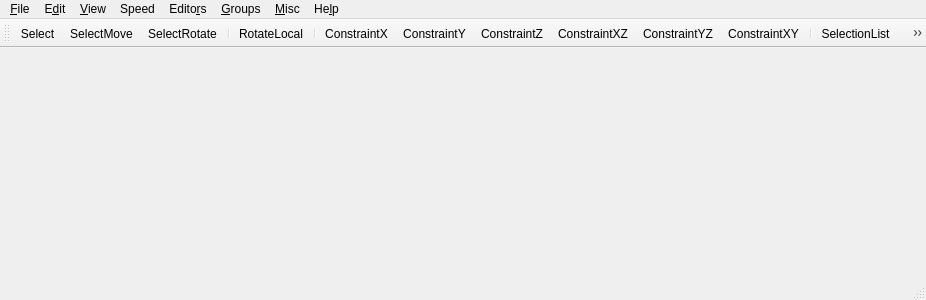
<?xml version="1.0" encoding="UTF-8"?>
<ui version="4.0">
 <class>fso::fred::FredView</class>
 <widget class="QMainWindow" name="fso::fred::FredView">
  <property name="geometry">
   <rect>
    <x>0</x>
    <y>0</y>
    <width>926</width>
    <height>300</height>
   </rect>
  </property>
  <property name="windowTitle">
   <string>qtFRED</string>
  </property>
  <widget class="fso::fred::RenderWidget" name="centralWidget"/>
  <widget class="QMenuBar" name="menuBar">
   <property name="geometry">
    <rect>
     <x>0</x>
     <y>0</y>
     <width>926</width>
     <height>21</height>
    </rect>
   </property>
   <widget class="QMenu" name="menuFile">
    <property name="title">
     <string>&amp;File</string>
    </property>
    <widget class="QMenu" name="menuSave_Format">
     <property name="title">
      <string>Save For&amp;mat</string>
     </property>
     <addaction name="actionFS2_Open"/>
     <addaction name="actionFS2_Retail"/>
    </widget>
    <widget class="QMenu" name="menuImport">
     <property name="title">
      <string>&amp;Import</string>
     </property>
     <addaction name="actionFS1_Mission"/>
     <addaction name="actionFS1_Weapon_Loadouts"/>
    </widget>
    <widget class="QMenu" name="menuRe_cent_Files">
     <property name="title">
      <string>Re&amp;cent Files</string>
     </property>
     <addaction name="actionEmpty"/>
    </widget>
    <addaction name="actionNew"/>
    <addaction name="actionOpen"/>
    <addaction name="actionSave"/>
    <addaction name="actionSave_As"/>
    <addaction name="actionRevert"/>
    <addaction name="separator"/>
    <addaction name="menuSave_Format"/>
    <addaction name="menuImport"/>
    <addaction name="separator"/>
    <addaction name="actionRun_FreeSpace_2_Open"/>
    <addaction name="separator"/>
    <addaction name="menuRe_cent_Files"/>
    <addaction name="separator"/>
    <addaction name="actionExit"/>
   </widget>
   <widget class="QMenu" name="menuEdit">
    <property name="title">
     <string>E&amp;dit</string>
    </property>
    <addaction name="actionUndo"/>
    <addaction name="actionClone_Marked_Objects"/>
    <addaction name="actionDelete"/>
    <addaction name="actionDelete_Wing"/>
    <addaction name="separator"/>
    <addaction name="actionDisable_Undo"/>
   </widget>
   <widget class="QMenu" name="menuView">
    <property name="title">
     <string>&amp;View</string>
    </property>
    <widget class="QMenu" name="menuDisplay_Filter">
     <property name="title">
      <string>&amp;Display Filter</string>
     </property>
     <addaction name="actionShow_Ships"/>
     <addaction name="actionShow_Player_Starts"/>
     <addaction name="actionShow_Waypoints"/>
     <addaction name="separator"/>
    </widget>
    <widget class="QMenu" name="menuViewpoint">
     <property name="title">
      <string>&amp;Viewpoint</string>
     </property>
     <addaction name="actionCamera"/>
     <addaction name="actionCurrent_Ship"/>
    </widget>
    <addaction name="actionTool_Bar"/>
    <addaction name="actionStatus_Bar"/>
    <addaction name="separator"/>
    <addaction name="menuDisplay_Filter"/>
    <addaction name="separator"/>
    <addaction name="actionHide_Marked_Objects"/>
    <addaction name="actionShow_All_Hidden_Objects"/>
    <addaction name="separator"/>
    <addaction name="actionShow_Ship_Models"/>
    <addaction name="actionShow_Outlines"/>
    <addaction name="actionDraw_Outlines_On_Selected_Ships"/>
    <addaction name="actionShow_Ship_Info"/>
    <addaction name="actionShow_Coordinates"/>
    <addaction name="actionShow_Grid_Positions"/>
    <addaction name="actionShow_Distances"/>
    <addaction name="actionShow_Model_Paths"/>
    <addaction name="actionShow_Model_Dock_Points"/>
    <addaction name="actionHighlight_Selectable_Subsystems"/>
    <addaction name="separator"/>
    <addaction name="actionShow_Grid"/>
    <addaction name="actionShow_Horizon"/>
    <addaction name="actionDouble_Fine_Gridlines"/>
    <addaction name="actionAnti_Aliased_Gridlines"/>
    <addaction name="actionShow_3D_Compass"/>
    <addaction name="actionShow_Background"/>
    <addaction name="separator"/>
    <addaction name="menuViewpoint"/>
    <addaction name="actionSave_Camera_Pos"/>
    <addaction name="actionRestore_Camera_Pos"/>
    <addaction name="separator"/>
    <addaction name="actionLighting_from_Suns"/>
   </widget>
   <widget class="QMenu" name="menuSpeed">
    <property name="title">
     <string>Speed</string>
    </property>
    <widget class="QMenu" name="menuMovement">
     <property name="title">
      <string>&amp;Movement</string>
     </property>
     <addaction name="actionx1"/>
     <addaction name="actionx2"/>
     <addaction name="actionx3"/>
     <addaction name="actionx5"/>
     <addaction name="actionx8"/>
     <addaction name="actionx10"/>
     <addaction name="actionx50"/>
     <addaction name="actionx100"/>
    </widget>
    <widget class="QMenu" name="menuRotation">
     <property name="title">
      <string>&amp;Rotation</string>
     </property>
     <addaction name="actionRotx1"/>
     <addaction name="actionRotx5"/>
     <addaction name="actionRotx12"/>
     <addaction name="actionRotx25"/>
     <addaction name="actionRotx50"/>
    </widget>
    <addaction name="menuMovement"/>
    <addaction name="menuRotation"/>
   </widget>
   <widget class="QMenu" name="menuEditors">
    <property name="title">
     <string>Edito&amp;rs</string>
    </property>
    <addaction name="actionShips"/>
    <addaction name="actionWings"/>
    <addaction name="actionObjects"/>
    <addaction name="actionWaypoint_Paths"/>
    <addaction name="actionMission_Objectives"/>
    <addaction name="actionEvents"/>
    <addaction name="actionLoadout"/>
    <addaction name="actionBackground"/>
    <addaction name="actionReinforcements"/>
    <addaction name="actionAsteroid_Field"/>
    <addaction name="actionMission_Specs"/>
    <addaction name="actionBriefing"/>
    <addaction name="actionDebriefing"/>
    <addaction name="actionCommand_Briefing"/>
    <addaction name="actionFiction_Viewer"/>
    <addaction name="actionShield_System"/>
    <addaction name="actionSet_Global_Ship_Flags"/>
    <addaction name="actionVoice_Acting_Manager"/>
    <addaction name="separator"/>
    <addaction name="actionCampaign"/>
   </widget>
   <widget class="QMenu" name="menuGroups">
    <property name="title">
     <string>&amp;Groups</string>
    </property>
    <widget class="QMenu" name="menuSet_Group">
     <property name="title">
      <string>&amp;Set Group</string>
     </property>
     <addaction name="actionSetGroup_1"/>
     <addaction name="actionSetGroup_2"/>
     <addaction name="actionSetGroup_3"/>
     <addaction name="actionSetGroup_4"/>
     <addaction name="actionSetGroup_5"/>
     <addaction name="actionSetGroup_6"/>
     <addaction name="actionSetGroup_7"/>
     <addaction name="actionSetGroup_8"/>
     <addaction name="actionSetGroup_9"/>
    </widget>
    <addaction name="actionGroup_1"/>
    <addaction name="actionGroup_2"/>
    <addaction name="actionGroup_3"/>
    <addaction name="actionGroup_4"/>
    <addaction name="actionGroup_5"/>
    <addaction name="actionGroup_6"/>
    <addaction name="actionGroup_7"/>
    <addaction name="actionGroup_8"/>
    <addaction name="actionGroup_9"/>
    <addaction name="separator"/>
    <addaction name="menuSet_Group"/>
   </widget>
   <widget class="QMenu" name="menuMisc">
    <property name="title">
     <string>&amp;Misc</string>
    </property>
    <addaction name="actionNext_Object"/>
    <addaction name="actionPrev_Object"/>
    <addaction name="actionControl_Object"/>
    <addaction name="actionLevel_Object"/>
    <addaction name="actionAlign_Object"/>
    <addaction name="separator"/>
    <addaction name="actionNext_Subsystem"/>
    <addaction name="actionPrev_Subsystem"/>
    <addaction name="actionCancel_Subsystem"/>
    <addaction name="separator"/>
    <addaction name="actionMark_Wing"/>
    <addaction name="actionAdjust_Grid"/>
    <addaction name="actionMove_Ships_When_Undocking"/>
    <addaction name="actionMission_Statistics"/>
    <addaction name="separator"/>
    <addaction name="actionError_Checker"/>
   </widget>
   <widget class="QMenu" name="menuHelp">
    <property name="title">
     <string>He&amp;lp</string>
    </property>
    <addaction name="actionHelp_Topics"/>
    <addaction name="actionShow_SEXP_Help"/>
    <addaction name="separator"/>
    <addaction name="actionAbout"/>
   </widget>
   <addaction name="menuFile"/>
   <addaction name="menuEdit"/>
   <addaction name="menuView"/>
   <addaction name="menuSpeed"/>
   <addaction name="menuEditors"/>
   <addaction name="menuGroups"/>
   <addaction name="menuMisc"/>
   <addaction name="menuHelp"/>
  </widget>
  <widget class="QStatusBar" name="statusBar"/>
  <widget class="QToolBar" name="toolBar">
   <property name="contextMenuPolicy">
    <enum>Qt::PreventContextMenu</enum>
   </property>
   <property name="windowTitle">
    <string>toolBar</string>
   </property>
   <attribute name="toolBarArea">
    <enum>TopToolBarArea</enum>
   </attribute>
   <attribute name="toolBarBreak">
    <bool>false</bool>
   </attribute>
   <addaction name="actionSelect"/>
   <addaction name="actionSelectMove"/>
   <addaction name="actionSelectRotate"/>
   <addaction name="separator"/>
   <addaction name="actionRotateLocal"/>
   <addaction name="separator"/>
   <addaction name="actionConstrainX"/>
   <addaction name="actionConstrainY"/>
   <addaction name="actionConstrainZ"/>
   <addaction name="actionConstrainXZ"/>
   <addaction name="actionConstrainYZ"/>
   <addaction name="actionConstrainXY"/>
   <addaction name="separator"/>
   <addaction name="actionSelectionList"/>
   <addaction name="actionSelectionLock"/>
   <addaction name="separator"/>
   <addaction name="actionWingForm"/>
   <addaction name="actionWingDisband"/>
   <addaction name="separator"/>
   <addaction name="actionZoomSelected"/>
   <addaction name="actionZoomExtents"/>
   <addaction name="separator"/>
   <addaction name="actionShowDistances"/>
   <addaction name="actionOrbitSelected"/>
   <addaction name="separator"/>
  </widget>
  <action name="actionSelect">
   <property name="checkable">
    <bool>true</bool>
   </property>
   <property name="icon">
    <iconset resource="../resources/resources.qrc">
     <normaloff>:/images/select.png</normaloff>:/images/select.png</iconset>
   </property>
   <property name="text">
    <string>Select</string>
   </property>
   <property name="toolTip">
    <string>Select (S)</string>
   </property>
   <property name="shortcut">
    <string>S</string>
   </property>
  </action>
  <action name="actionSelectMove">
   <property name="checkable">
    <bool>true</bool>
   </property>
   <property name="icon">
    <iconset resource="../resources/resources.qrc">
     <normaloff>:/images/selectmove.png</normaloff>:/images/selectmove.png</iconset>
   </property>
   <property name="text">
    <string>SelectMove</string>
   </property>
   <property name="toolTip">
    <string>Select and Move (M)</string>
   </property>
   <property name="shortcut">
    <string>M</string>
   </property>
  </action>
  <action name="actionSelectRotate">
   <property name="checkable">
    <bool>true</bool>
   </property>
   <property name="icon">
    <iconset resource="../resources/resources.qrc">
     <normaloff>:/images/selectrot.png</normaloff>:/images/selectrot.png</iconset>
   </property>
   <property name="text">
    <string>SelectRotate</string>
   </property>
   <property name="toolTip">
    <string>Select and Rotate (R)</string>
   </property>
   <property name="shortcut">
    <string>R</string>
   </property>
  </action>
  <action name="actionRotateLocal">
   <property name="checkable">
    <bool>true</bool>
   </property>
   <property name="icon">
    <iconset resource="../resources/resources.qrc">
     <normaloff>:/images/rotlocal.png</normaloff>:/images/rotlocal.png</iconset>
   </property>
   <property name="text">
    <string>RotateLocal</string>
   </property>
   <property name="toolTip">
    <string>Rotate Locally (X)</string>
   </property>
   <property name="shortcut">
    <string>X</string>
   </property>
  </action>
  <action name="actionConstrainX">
   <property name="checkable">
    <bool>true</bool>
   </property>
   <property name="icon">
    <iconset resource="../resources/resources.qrc">
     <normaloff>:/images/constx.png</normaloff>:/images/constx.png</iconset>
   </property>
   <property name="text">
    <string>ConstraintX</string>
   </property>
   <property name="toolTip">
    <string>X Constraint</string>
   </property>
  </action>
  <action name="actionConstrainY">
   <property name="checkable">
    <bool>true</bool>
   </property>
   <property name="icon">
    <iconset resource="../resources/resources.qrc">
     <normaloff>:/images/consty.png</normaloff>:/images/consty.png</iconset>
   </property>
   <property name="text">
    <string>ConstraintY</string>
   </property>
   <property name="toolTip">
    <string>Y Constraint</string>
   </property>
  </action>
  <action name="actionConstrainZ">
   <property name="checkable">
    <bool>true</bool>
   </property>
   <property name="icon">
    <iconset resource="../resources/resources.qrc">
     <normaloff>:/images/constz.png</normaloff>:/images/constz.png</iconset>
   </property>
   <property name="text">
    <string>ConstraintZ</string>
   </property>
   <property name="toolTip">
    <string>Z Constraint</string>
   </property>
  </action>
  <action name="actionConstrainXZ">
   <property name="checkable">
    <bool>true</bool>
   </property>
   <property name="icon">
    <iconset resource="../resources/resources.qrc">
     <normaloff>:/images/constxz.png</normaloff>:/images/constxz.png</iconset>
   </property>
   <property name="text">
    <string>ConstraintXZ</string>
   </property>
   <property name="toolTip">
    <string>XZ Constraint</string>
   </property>
  </action>
  <action name="actionConstrainYZ">
   <property name="checkable">
    <bool>true</bool>
   </property>
   <property name="icon">
    <iconset resource="../resources/resources.qrc">
     <normaloff>:/images/constyz.png</normaloff>:/images/constyz.png</iconset>
   </property>
   <property name="text">
    <string>ConstraintYZ</string>
   </property>
   <property name="toolTip">
    <string>YZ Constraint</string>
   </property>
  </action>
  <action name="actionConstrainXY">
   <property name="checkable">
    <bool>true</bool>
   </property>
   <property name="icon">
    <iconset resource="../resources/resources.qrc">
     <normaloff>:/images/constxy.png</normaloff>:/images/constxy.png</iconset>
   </property>
   <property name="text">
    <string>ConstraintXY</string>
   </property>
   <property name="toolTip">
    <string>XY Constaint</string>
   </property>
  </action>
  <action name="actionSelectionList">
   <property name="icon">
    <iconset resource="../resources/resources.qrc">
     <normaloff>:/images/selectlist.png</normaloff>:/images/selectlist.png</iconset>
   </property>
   <property name="text">
    <string>SelectionList</string>
   </property>
   <property name="toolTip">
    <string>Selection List (H)</string>
   </property>
   <property name="shortcut">
    <string>H</string>
   </property>
  </action>
  <action name="actionSelectionLock">
   <property name="checkable">
    <bool>true</bool>
   </property>
   <property name="icon">
    <iconset resource="../resources/resources.qrc">
     <normaloff>:/images/selectlock.png</normaloff>:/images/selectlock.png</iconset>
   </property>
   <property name="text">
    <string>SelectionLock</string>
   </property>
   <property name="toolTip">
    <string>Selection Lock (Spacebar)</string>
   </property>
   <property name="shortcut">
    <string>Space</string>
   </property>
  </action>
  <action name="actionWingForm">
   <property name="icon">
    <iconset resource="../resources/resources.qrc">
     <normaloff>:/images/wingform.png</normaloff>:/images/wingform.png</iconset>
   </property>
   <property name="text">
    <string>WingForm</string>
   </property>
   <property name="toolTip">
    <string>Form Wing (Ctrl+W)</string>
   </property>
   <property name="shortcut">
    <string>Ctrl+W</string>
   </property>
  </action>
  <action name="actionWingDisband">
   <property name="icon">
    <iconset resource="../resources/resources.qrc">
     <normaloff>:/images/wingdisband.png</normaloff>:/images/wingdisband.png</iconset>
   </property>
   <property name="text">
    <string>WingDisband</string>
   </property>
   <property name="toolTip">
    <string>Disband Wing (Ctrl+D)</string>
   </property>
   <property name="shortcut">
    <string>Ctrl+D</string>
   </property>
  </action>
  <action name="actionZoomSelected">
   <property name="icon">
    <iconset resource="../resources/resources.qrc">
     <normaloff>:/images/zoomsel.png</normaloff>:/images/zoomsel.png</iconset>
   </property>
   <property name="text">
    <string>ZoomSelected</string>
   </property>
   <property name="toolTip">
    <string>Zoom on Selected (Alt+Z)</string>
   </property>
   <property name="shortcut">
    <string>Alt+Z</string>
   </property>
  </action>
  <action name="actionZoomExtents">
   <property name="icon">
    <iconset resource="../resources/resources.qrc">
     <normaloff>:/images/zoomext.png</normaloff>:/images/zoomext.png</iconset>
   </property>
   <property name="text">
    <string>ZoomExtents</string>
   </property>
   <property name="toolTip">
    <string>Zoom Extents (Shift+Z)</string>
   </property>
   <property name="shortcut">
    <string>Shift+Z</string>
   </property>
  </action>
  <action name="actionShowDistances">
   <property name="checkable">
    <bool>true</bool>
   </property>
   <property name="icon">
    <iconset resource="../resources/resources.qrc">
     <normaloff>:/images/showdist.png</normaloff>:/images/showdist.png</iconset>
   </property>
   <property name="text">
    <string>ShowDistances</string>
   </property>
   <property name="toolTip">
    <string>Show Distances (D)</string>
   </property>
   <property name="shortcut">
    <string>D</string>
   </property>
  </action>
  <action name="actionOrbitSelected">
   <property name="checkable">
    <bool>true</bool>
   </property>
   <property name="icon">
    <iconset resource="../resources/resources.qrc">
     <normaloff>:/images/orbitsel.png</normaloff>:/images/orbitsel.png</iconset>
   </property>
   <property name="text">
    <string>OrbitSelected</string>
   </property>
   <property name="toolTip">
    <string>Rotate Around Object (Alt+R)</string>
   </property>
   <property name="shortcut">
    <string>Alt+R</string>
   </property>
  </action>
  <action name="actionNew">
   <property name="text">
    <string>&amp;New</string>
   </property>
   <property name="shortcut">
    <string/>
   </property>
  </action>
  <action name="actionOpen">
   <property name="text">
    <string>&amp;Open...</string>
   </property>
  </action>
  <action name="actionSave">
   <property name="text">
    <string>&amp;Save</string>
   </property>
  </action>
  <action name="actionSave_As">
   <property name="text">
    <string>Sa&amp;ve As...</string>
   </property>
   <property name="shortcut">
    <string>Ctrl+Shift+S</string>
   </property>
  </action>
  <action name="actionRevert">
   <property name="text">
    <string>&amp;Revert</string>
   </property>
  </action>
  <action name="actionFS2_Open">
   <property name="text">
    <string>&amp;FS2 Open</string>
   </property>
  </action>
  <action name="actionFS2_Retail">
   <property name="text">
    <string>FS2 &amp;Retail</string>
   </property>
  </action>
  <action name="actionFS1_Mission">
   <property name="text">
    <string>&amp;FS1 Mission</string>
   </property>
  </action>
  <action name="actionFS1_Weapon_Loadouts">
   <property name="text">
    <string>FS1 &amp;Weapon Loadouts</string>
   </property>
  </action>
  <action name="actionRun_FreeSpace_2_Open">
   <property name="text">
    <string>Run &amp;FreeSpace</string>
   </property>
   <property name="shortcut">
    <string/>
   </property>
  </action>
  <action name="actionExit">
   <property name="text">
    <string>&amp;Exit</string>
   </property>
  </action>
  <action name="actionUndo">
   <property name="text">
    <string>&amp;Undo</string>
   </property>
  </action>
  <action name="actionClone_Marked_Objects">
   <property name="text">
    <string>&amp;Clone Marked Objects</string>
   </property>
  </action>
  <action name="actionDelete">
   <property name="text">
    <string>&amp;Delete</string>
   </property>
  </action>
  <action name="actionDelete_Wing">
   <property name="text">
    <string>Delete &amp;Wing</string>
   </property>
   <property name="shortcut">
    <string>Ctrl+Del</string>
   </property>
  </action>
  <action name="actionDisable_Undo">
   <property name="text">
    <string>D&amp;isable Undo</string>
   </property>
  </action>
  <action name="actionTool_Bar">
   <property name="checkable">
    <bool>true</bool>
   </property>
   <property name="checked">
    <bool>true</bool>
   </property>
   <property name="text">
    <string>&amp;Tool Bar</string>
   </property>
  </action>
  <action name="actionStatus_Bar">
   <property name="checkable">
    <bool>true</bool>
   </property>
   <property name="checked">
    <bool>true</bool>
   </property>
   <property name="text">
    <string>&amp;Status Bar</string>
   </property>
  </action>
  <action name="actionShow_Ships">
   <property name="checkable">
    <bool>true</bool>
   </property>
   <property name="text">
    <string>&amp;Show Ships</string>
   </property>
  </action>
  <action name="actionShow_Player_Starts">
   <property name="checkable">
    <bool>true</bool>
   </property>
   <property name="text">
    <string>Show &amp;Player Starts</string>
   </property>
  </action>
  <action name="actionShow_Waypoints">
   <property name="checkable">
    <bool>true</bool>
   </property>
   <property name="text">
    <string>Show &amp;Waypoints</string>
   </property>
  </action>
  <action name="actionShow_Friendly">
   <property name="text">
    <string>Show &amp;Friendly</string>
   </property>
  </action>
  <action name="actionShow_Hostile">
   <property name="text">
    <string>Show &amp;Hostile</string>
   </property>
  </action>
  <action name="actionHide_Marked_Objects">
   <property name="text">
    <string>&amp;Hide Marked Objects</string>
   </property>
  </action>
  <action name="actionShow_All_Hidden_Objects">
   <property name="text">
    <string>Sho&amp;w Hidden Objects</string>
   </property>
  </action>
  <action name="actionShow_Ship_Models">
   <property name="checkable">
    <bool>true</bool>
   </property>
   <property name="text">
    <string>Show Ship Models</string>
   </property>
   <property name="shortcut">
    <string>Alt+Shift+M</string>
   </property>
  </action>
  <action name="actionShow_Outlines">
   <property name="checkable">
    <bool>true</bool>
   </property>
   <property name="text">
    <string>Show &amp;Outlines</string>
   </property>
   <property name="shortcut">
    <string>Alt+Shift+O</string>
   </property>
  </action>
  <action name="actionDraw_Outlines_On_Selected_Ships">
   <property name="checkable">
    <bool>true</bool>
   </property>
   <property name="text">
    <string>Draw Outlines on Selected Ships</string>
   </property>
  </action>
  <action name="actionShow_Coordinates">
   <property name="checkable">
    <bool>true</bool>
   </property>
   <property name="text">
    <string>Show &amp;Coordinates</string>
   </property>
   <property name="shortcut">
    <string>Alt+Shift+C</string>
   </property>
  </action>
  <action name="actionShow_Grid_Positions">
   <property name="checkable">
    <bool>true</bool>
   </property>
   <property name="text">
    <string>Show &amp;Grid Positions</string>
   </property>
   <property name="shortcut">
    <string>Alt+Shift+P</string>
   </property>
  </action>
  <action name="actionShow_Distances">
   <property name="checkable">
    <bool>true</bool>
   </property>
   <property name="text">
    <string>Show D&amp;istances</string>
   </property>
   <property name="shortcut">
    <string>D</string>
   </property>
  </action>
  <action name="actionShow_Model_Paths">
   <property name="checkable">
    <bool>true</bool>
   </property>
   <property name="text">
    <string>Show &amp;Model Paths</string>
   </property>
  </action>
  <action name="actionShow_Model_Dock_Points">
   <property name="checkable">
    <bool>true</bool>
   </property>
   <property name="text">
    <string>Show Model Doc&amp;k Points</string>
   </property>
  </action>
  <action name="actionHighlight_Selectable_Subsystems">
   <property name="checkable">
    <bool>true</bool>
   </property>
   <property name="text">
    <string>Highlight Selectable Subsystems</string>
   </property>
  </action>
  <action name="actionShow_Grid">
   <property name="checkable">
    <bool>true</bool>
   </property>
   <property name="text">
    <string>Show Grid</string>
   </property>
   <property name="shortcut">
    <string>Alt+Shift+G</string>
   </property>
  </action>
  <action name="actionShow_Horizon">
   <property name="checkable">
    <bool>true</bool>
   </property>
   <property name="text">
    <string>Show Hori&amp;zon</string>
   </property>
   <property name="shortcut">
    <string>Alt+Shift+H</string>
   </property>
  </action>
  <action name="actionDouble_Fine_Gridlines">
   <property name="checkable">
    <bool>true</bool>
   </property>
   <property name="text">
    <string>Double &amp;Fine Gridlines</string>
   </property>
  </action>
  <action name="actionAnti_Aliased_Gridlines">
   <property name="checkable">
    <bool>true</bool>
   </property>
   <property name="text">
    <string>&amp;Anti-Aliased Gridlines</string>
   </property>
  </action>
  <action name="actionShow_3D_Compass">
   <property name="checkable">
    <bool>true</bool>
   </property>
   <property name="text">
    <string>Show &amp;3D Compass</string>
   </property>
   <property name="shortcut">
    <string>Alt+Shift+3</string>
   </property>
  </action>
  <action name="actionShow_Background">
   <property name="checkable">
    <bool>true</bool>
   </property>
   <property name="text">
    <string>Show &amp;Background</string>
   </property>
   <property name="shortcut">
    <string>Alt+Shift+B</string>
   </property>
  </action>
  <action name="actionSave_Camera_Pos">
   <property name="text">
    <string>Save Camera &amp;Pos</string>
   </property>
   <property name="shortcut">
    <string>Ctrl+P</string>
   </property>
  </action>
  <action name="actionRestore_Camera_Pos">
   <property name="text">
    <string>&amp;Restore Camera Pos</string>
   </property>
   <property name="shortcut">
    <string>Ctrl+R</string>
   </property>
  </action>
  <action name="actionLighting_from_Suns">
   <property name="checkable">
    <bool>true</bool>
   </property>
   <property name="text">
    <string>&amp;Lighting from Suns</string>
   </property>
  </action>
  <action name="actionCamera">
   <property name="checkable">
    <bool>true</bool>
   </property>
   <property name="text">
    <string>&amp;Camera</string>
   </property>
  </action>
  <action name="actionCurrent_Ship">
   <property name="checkable">
    <bool>true</bool>
   </property>
   <property name="text">
    <string>Current &amp;Ship</string>
   </property>
  </action>
  <action name="actionx1">
   <property name="checkable">
    <bool>true</bool>
   </property>
   <property name="text">
    <string>&amp;x1</string>
   </property>
   <property name="shortcut">
    <string>1</string>
   </property>
  </action>
  <action name="actionx2">
   <property name="checkable">
    <bool>true</bool>
   </property>
   <property name="text">
    <string>x&amp;2</string>
   </property>
   <property name="shortcut">
    <string>2</string>
   </property>
  </action>
  <action name="actionx3">
   <property name="checkable">
    <bool>true</bool>
   </property>
   <property name="text">
    <string>x&amp;3</string>
   </property>
   <property name="shortcut">
    <string>3</string>
   </property>
  </action>
  <action name="actionx5">
   <property name="checkable">
    <bool>true</bool>
   </property>
   <property name="text">
    <string>x&amp;5</string>
   </property>
   <property name="shortcut">
    <string>4</string>
   </property>
  </action>
  <action name="actionx8">
   <property name="checkable">
    <bool>true</bool>
   </property>
   <property name="text">
    <string>x&amp;8</string>
   </property>
   <property name="shortcut">
    <string>5</string>
   </property>
  </action>
  <action name="actionx10">
   <property name="checkable">
    <bool>true</bool>
   </property>
   <property name="text">
    <string>x&amp;10</string>
   </property>
   <property name="shortcut">
    <string>6</string>
   </property>
  </action>
  <action name="actionx50">
   <property name="checkable">
    <bool>true</bool>
   </property>
   <property name="text">
    <string>x5&amp;0</string>
   </property>
   <property name="shortcut">
    <string>7</string>
   </property>
  </action>
  <action name="actionx100">
   <property name="checkable">
    <bool>true</bool>
   </property>
   <property name="text">
    <string>x100</string>
   </property>
   <property name="shortcut">
    <string>8</string>
   </property>
  </action>
  <action name="actionRotx1">
   <property name="checkable">
    <bool>true</bool>
   </property>
   <property name="text">
    <string>&amp;x1</string>
   </property>
   <property name="shortcut">
    <string>Shift+1</string>
   </property>
  </action>
  <action name="actionRotx5">
   <property name="checkable">
    <bool>true</bool>
   </property>
   <property name="text">
    <string>x&amp;5</string>
   </property>
   <property name="shortcut">
    <string>Shift+2</string>
   </property>
  </action>
  <action name="actionRotx12">
   <property name="checkable">
    <bool>true</bool>
   </property>
   <property name="text">
    <string>x&amp;12</string>
   </property>
   <property name="shortcut">
    <string>Shift+3</string>
   </property>
  </action>
  <action name="actionRotx25">
   <property name="checkable">
    <bool>true</bool>
   </property>
   <property name="text">
    <string>x&amp;25</string>
   </property>
   <property name="shortcut">
    <string>Shift+4</string>
   </property>
  </action>
  <action name="actionRotx50">
   <property name="checkable">
    <bool>true</bool>
   </property>
   <property name="text">
    <string>x5&amp;0</string>
   </property>
   <property name="shortcut">
    <string>Shift+5</string>
   </property>
  </action>
  <action name="actionShips">
   <property name="text">
    <string>&amp;Ships</string>
   </property>
   <property name="shortcut">
    <string>Shift+S</string>
   </property>
  </action>
  <action name="actionWings">
   <property name="text">
    <string>&amp;Wings</string>
   </property>
   <property name="shortcut">
    <string>Shift+W</string>
   </property>
  </action>
  <action name="actionObjects">
   <property name="text">
    <string>&amp;Objects</string>
   </property>
   <property name="shortcut">
    <string>Shift+O</string>
   </property>
  </action>
  <action name="actionWaypoint_Paths">
   <property name="text">
    <string>Waypoint &amp;Paths</string>
   </property>
   <property name="shortcut">
    <string>Shift+Y</string>
   </property>
  </action>
  <action name="actionEvents">
   <property name="text">
    <string>&amp;Events</string>
   </property>
   <property name="shortcut">
    <string>Shift+E</string>
   </property>
  </action>
  <action name="actionLoadout">
   <property name="text">
    <string>&amp;Team Loadout</string>
   </property>
   <property name="shortcut">
    <string>Shift+P</string>
   </property>
  </action>
  <action name="actionBackground">
   <property name="text">
    <string>&amp;Background</string>
   </property>
   <property name="shortcut">
    <string>Shift+I</string>
   </property>
  </action>
  <action name="actionReinforcements">
   <property name="text">
    <string>&amp;Reinforcements</string>
   </property>
   <property name="shortcut">
    <string>Shift+R</string>
   </property>
  </action>
  <action name="actionAsteroid_Field">
   <property name="text">
    <string>&amp;Asteroid Field</string>
   </property>
   <property name="shortcut">
    <string>Shift+A</string>
   </property>
  </action>
  <action name="actionMission_Specs">
   <property name="text">
    <string>&amp;Mission Specs</string>
   </property>
   <property name="shortcut">
    <string>Shift+N</string>
   </property>
  </action>
  <action name="actionBriefing">
   <property name="text">
    <string>Br&amp;iefing</string>
   </property>
   <property name="shortcut">
    <string>Shift+B</string>
   </property>
  </action>
  <action name="actionDebriefing">
   <property name="text">
    <string>&amp;Debriefing</string>
   </property>
   <property name="shortcut">
    <string>Shift+D</string>
   </property>
  </action>
  <action name="actionCommand_Briefing">
   <property name="text">
    <string>&amp;Command Briefing</string>
   </property>
   <property name="shortcut">
    <string>Shift+C</string>
   </property>
  </action>
  <action name="actionFiction_Viewer">
   <property name="text">
    <string>&amp;Fiction Viewer</string>
   </property>
   <property name="shortcut">
    <string>Shift+F</string>
   </property>
  </action>
  <action name="actionShield_System">
   <property name="text">
    <string>Shie&amp;ld System</string>
   </property>
  </action>
  <action name="actionSet_Global_Ship_Flags">
   <property name="text">
    <string>Set &amp;Global Ship Flags</string>
   </property>
  </action>
  <action name="actionVoice_Acting_Manager">
   <property name="text">
    <string>&amp;Voice Acting Manager</string>
   </property>
  </action>
  <action name="actionCampaign">
   <property name="text">
    <string>Campaig&amp;n</string>
   </property>
  </action>
  <action name="actionGroup_1">
   <property name="text">
    <string>&amp;Group 1</string>
   </property>
   <property name="shortcut">
    <string>Ctrl+1</string>
   </property>
  </action>
  <action name="actionGroup_2">
   <property name="text">
    <string>Group &amp;2</string>
   </property>
   <property name="shortcut">
    <string>Ctrl+2</string>
   </property>
  </action>
  <action name="actionGroup_3">
   <property name="text">
    <string>Group &amp;3</string>
   </property>
   <property name="shortcut">
    <string>Ctrl+3</string>
   </property>
  </action>
  <action name="actionGroup_4">
   <property name="text">
    <string>Group &amp;4</string>
   </property>
   <property name="shortcut">
    <string>Ctrl+4</string>
   </property>
  </action>
  <action name="actionGroup_5">
   <property name="text">
    <string>Group &amp;5</string>
   </property>
   <property name="shortcut">
    <string>Ctrl+5</string>
   </property>
  </action>
  <action name="actionGroup_6">
   <property name="text">
    <string>Group &amp;6</string>
   </property>
   <property name="shortcut">
    <string>Ctrl+6</string>
   </property>
  </action>
  <action name="actionGroup_7">
   <property name="text">
    <string>Group &amp;7</string>
   </property>
   <property name="shortcut">
    <string>Ctrl+7</string>
   </property>
  </action>
  <action name="actionGroup_8">
   <property name="text">
    <string>Group &amp;8</string>
   </property>
   <property name="shortcut">
    <string>Ctrl+8</string>
   </property>
  </action>
  <action name="actionGroup_9">
   <property name="text">
    <string>Group &amp;9</string>
   </property>
   <property name="shortcut">
    <string>Ctrl+9</string>
   </property>
  </action>
  <action name="actionSet_Group">
   <property name="text">
    <string>Set Group</string>
   </property>
  </action>
  <action name="actionSetGroup_1">
   <property name="text">
    <string>&amp;Group 1</string>
   </property>
  </action>
  <action name="actionSetGroup_2">
   <property name="text">
    <string>Group &amp;2</string>
   </property>
  </action>
  <action name="actionSetGroup_3">
   <property name="text">
    <string>Group &amp;3</string>
   </property>
  </action>
  <action name="actionSetGroup_4">
   <property name="text">
    <string>Group &amp;4</string>
   </property>
  </action>
  <action name="actionSetGroup_5">
   <property name="text">
    <string>Group &amp;5</string>
   </property>
  </action>
  <action name="actionSetGroup_6">
   <property name="text">
    <string>Group &amp;6</string>
   </property>
  </action>
  <action name="actionSetGroup_7">
   <property name="text">
    <string>Group &amp;7</string>
   </property>
  </action>
  <action name="actionSetGroup_8">
   <property name="text">
    <string>Group &amp;8</string>
   </property>
  </action>
  <action name="actionSetGroup_9">
   <property name="text">
    <string>Group &amp;9</string>
   </property>
  </action>
  <action name="actionNext_Object">
   <property name="text">
    <string>&amp;Next Object</string>
   </property>
   <property name="shortcut">
    <string>Tab</string>
   </property>
  </action>
  <action name="actionPrev_Object">
   <property name="text">
    <string>&amp;Prev Object</string>
   </property>
   <property name="shortcut">
    <string>Ctrl+Tab</string>
   </property>
  </action>
  <action name="actionControl_Object">
   <property name="text">
    <string>&amp;Control Object</string>
   </property>
   <property name="shortcut">
    <string>T</string>
   </property>
  </action>
  <action name="actionLevel_Object">
   <property name="text">
    <string>&amp;Level Object</string>
   </property>
   <property name="shortcut">
    <string>L</string>
   </property>
  </action>
  <action name="actionAlign_Object">
   <property name="text">
    <string>&amp;Align Object</string>
   </property>
   <property name="shortcut">
    <string>Ctrl+L</string>
   </property>
  </action>
  <action name="actionNext_Subsystem">
   <property name="text">
    <string>Ne&amp;xt Subsystem</string>
   </property>
   <property name="shortcut">
    <string>K</string>
   </property>
  </action>
  <action name="actionPrev_Subsystem">
   <property name="text">
    <string>P&amp;rev Subsystem</string>
   </property>
   <property name="shortcut">
    <string>Shift+K</string>
   </property>
  </action>
  <action name="actionCancel_Subsystem">
   <property name="text">
    <string>Cancel S&amp;ubsystem</string>
   </property>
   <property name="shortcut">
    <string>Alt+K</string>
   </property>
  </action>
  <action name="actionMark_Wing">
   <property name="text">
    <string>&amp;Mark Wing</string>
   </property>
   <property name="shortcut">
    <string>W</string>
   </property>
  </action>
  <action name="actionAdjust_Grid">
   <property name="text">
    <string>Adjust &amp;Grid</string>
   </property>
  </action>
  <action name="actionMove_Ships_When_Undocking">
   <property name="checkable">
    <bool>true</bool>
   </property>
   <property name="text">
    <string>Move Ships When Undocking</string>
   </property>
  </action>
  <action name="actionMission_Statistics">
   <property name="text">
    <string>M&amp;ission Statistics</string>
   </property>
   <property name="shortcut">
    <string>Ctrl+Shift+D</string>
   </property>
  </action>
  <action name="actionError_Checker">
   <property name="text">
    <string>&amp;Error Checker</string>
   </property>
   <property name="shortcut">
    <string>Shift+H</string>
   </property>
  </action>
  <action name="actionHelp_Topics">
   <property name="text">
    <string>&amp;Help Topics</string>
   </property>
  </action>
  <action name="actionShow_SEXP_Help">
   <property name="checkable">
    <bool>true</bool>
   </property>
   <property name="text">
    <string>&amp;Show SEXP Help</string>
   </property>
  </action>
  <action name="actionAbout">
   <property name="text">
    <string>&amp;About qtFRED...</string>
   </property>
  </action>
  <action name="actionShow_Ship_Info">
   <property name="checkable">
    <bool>true</bool>
   </property>
   <property name="text">
    <string>Show Ship I&amp;nfo</string>
   </property>
   <property name="shortcut">
    <string>Alt+Shift+I</string>
   </property>
  </action>
  <action name="actionEmpty">
   <property name="text">
    <string>&amp;Empty</string>
   </property>
  </action>
  <action name="actionMission_Objectives">
   <property name="text">
    <string>Mission Objectives</string>
   </property>
   <property name="shortcut">
    <string>Shift+G</string>
   </property>
  </action>
 </widget>
 <layoutdefault spacing="6" margin="11"/>
 <customwidgets>
  <customwidget>
   <class>fso::fred::RenderWidget</class>
   <extends>QWidget</extends>
   <header>ui/widgets/renderwidget.h</header>
   <container>1</container>
  </customwidget>
 </customwidgets>
 <resources>
  <include location="../resources/resources.qrc"/>
 </resources>
 <connections/>
</ui>
